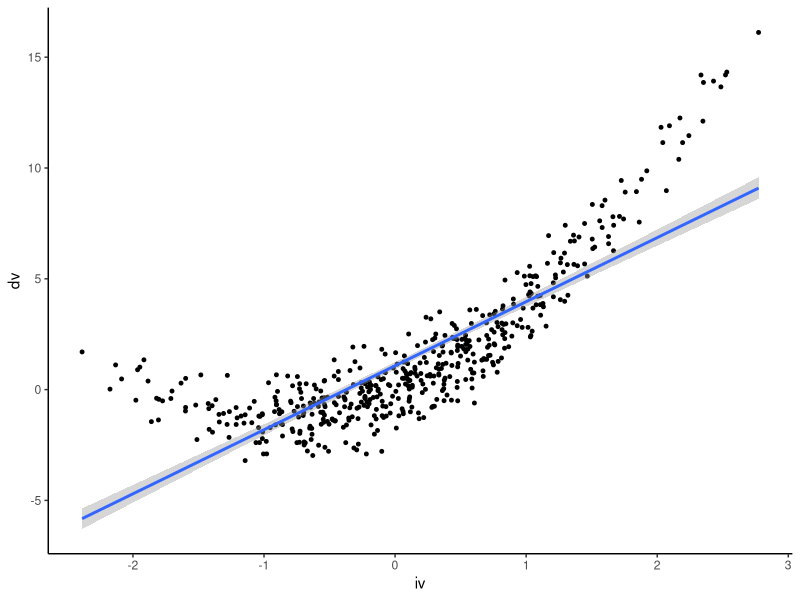

The R script that drew this image:
##### START OF CODE #####

library(dplyr)
library(ggplot2)

# generate artificial data
# with non-normality of residuals
dataSimAss1 = 
  data.frame(id = 1:500) |>
  mutate(
    iv = rnorm(500),
    dv = rnorm(500) + 2.5*(iv) + 1.25*(iv^2)
  )

# run linear regression
model = lm(dv ~ iv, data = dataSimAss1)

# plot raw points against overall linreg line
ggplot(
  dataSimAss1, 
  aes(x = iv, y = dv)) +
  geom_point(size = 1) +
  geom_smooth(method = "lm") +
  theme_classic()

##### END OF CODE #####
